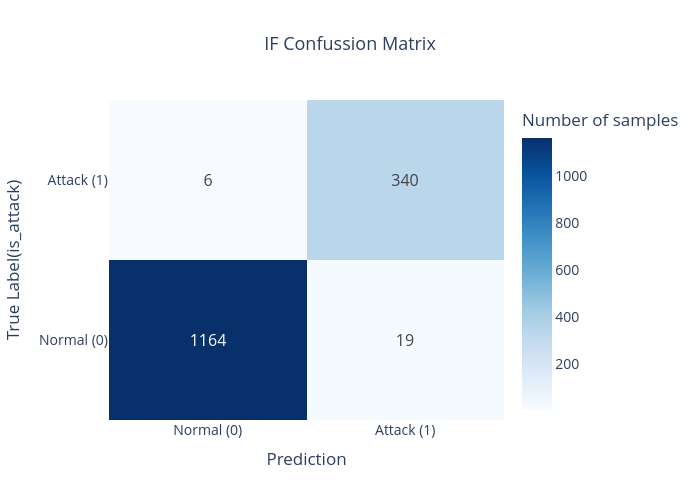

Notebook code cell kept with this figure:
### Markdown cell above
- Isolation forest is an outlier detector model. It assigns an anomaly score to each sample, it does not cluster them. We have to define where to put the threshold for it to consider as an outlier or not.
- As we can see from the conussion matrix, the model performs very well when classifying the data. Most of the attacks are well classified as anomalies. The precision-recall curve shows that even in this inbalanced problem, the model is able to understand the data correctly and find the attacks within the network traffic.

### Code cell
import plotly.graph_objects as go
from sklearn.metrics import confusion_matrix

# Asumimos que ya tienes:
# y = etiquetas reales (0: Normal, 1: Anomalía)
# df['anomaly_label'] = predicciones (0: Normal, 1: Anomalía)

# Calcular matriz de confusión (si aún no lo has hecho)
cm = confusion_matrix(ytest, dftest['anomaly_label'], labels=[0, 1])  # Asegura orden: [0,1]

# Convertir a DataFrame para claridad (opcional, pero útil)
cm_df = pd.DataFrame(
    cm,
    index=['Normal (0)', 'Attack (1)'],      # Etiquetas reales (filas)
    columns=['Normal (0)', 'Attack (1)']   # Predicciones (columnas)
)

# Extraer datos
z = cm_df.values
x = list(cm_df.columns)        # ['Normal (0)', 'Anomalía (1)']
y_labels = list(cm_df.index)   # ['Normal (0)', 'Attack (1)']

# Crear heatmap con Plotly
fig = go.Figure(data=go.Heatmap(
    z=z,
    x=x,
    y=y_labels,
    colorscale='Blues',
    text=z,
    texttemplate="%{text}",
    textfont={"size": 16},
    hovertemplate=(
        "<b>Etiqueta Real:</b> %{y}<br>" +
        "<b>Predicción:</b> %{x}<br>" +
        "<b>Cantidad:</b> %{z}<extra></extra>"
    ),
    colorbar=dict(title="Number of samples")
))

# Actualizar layout
fig.update_layout(
    title={
        'text': "IF Confussion Matrix",
        'x': 0.5,
        'xanchor': 'center',
        'font': {'size': 18}
    },
    xaxis_title="Prediction",
    yaxis_title="True Label(is_attack)",
    width=700,
    height=500,
    font=dict(size=14)
)

fig.show()

### Figure 1 — Plotly figure (JSON) as saved in the notebook; plotly's stock layout.template omitted (floating-point values rounded to 4 significant figures)
{"data": [{"colorbar": {"title": {"text": "Number of samples"}}, "colorscale": [[0, "rgb(247,251,255)"], [0.125, "rgb(222,235,247)"], [0.25, "rgb(198,219,239)"], [0.375, "rgb(158,202,225)"], [0.5, "rgb(107,174,214)"], [0.625, "rgb(66,146,198)"], [0.75, "rgb(33,113,181)"], [0.875, "rgb(8,81,156)"], [1, "rgb(8,48,107)"]], "hovertemplate": "<b>Etiqueta Real:</b> %{y}<br><b>Predicción:</b> %{x}<br><b>Cantidad:</b> %{z}<extra></extra>", "text": [[1164, 19], [6, 340]], "textfont": {"size": 16}, "texttemplate": "%{text}", "type": "heatmap", "x": ["Normal (0)", "Attack (1)"], "y": ["Normal (0)", "Attack (1)"], "z": [[1164, 19], [6, 340]]}], "layout": {"font": {"size": 14}, "height": 500, "title": {"font": {"size": 18}, "text": "IF Confussion Matrix", "x": 0.5, "xanchor": "center"}, "width": 700, "xaxis": {"title": {"text": "Prediction"}}, "yaxis": {"title": {"text": "True Label(is_attack)"}}}}
